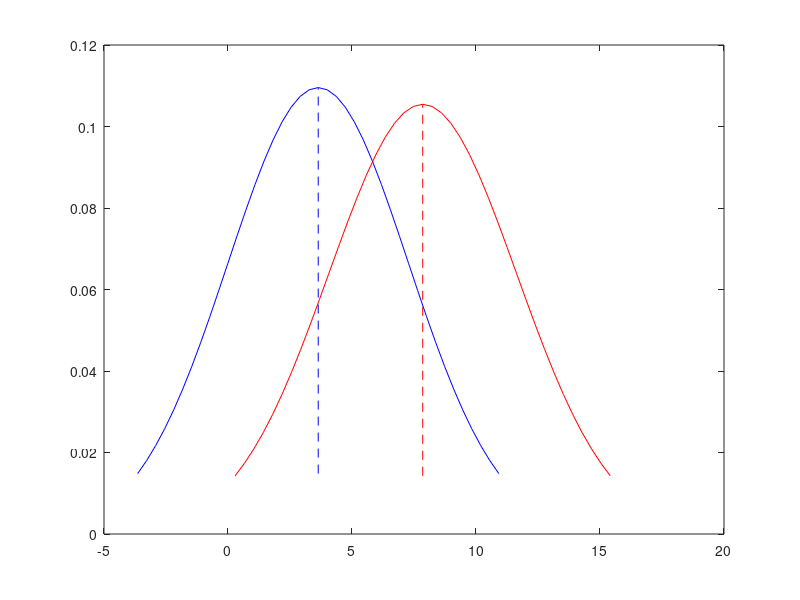

Source code (MATLAB):
load gaussian.txt

scatter(gaussian(:,1),gaussian(:,2))

means = sum(gaussian)/length(gaussian)

hold on;

%plot([means(1) means(1)], [min(gaussian(:,2)) max(gaussian(:,2))]);
%plot([min(gaussian(:,1)) max(gaussian(:,1))], [means(2) means(2)]);

hold off;

pause;

diff = gaussian - means;

covars = cov(gaussian(:,1), gaussian(:,2))

c1 = covars(1,1); c2 = covars(2,2);
m1 = means(1);    m2 = means(2);
divs = 13;
s = 2;
x1 = [m1-c1*s:(m1+c1*s - (m1-c1*s))/2 /20:m1+c1*s];%[min(gaussian(:,2)):.3:max(gaussian(:,2))];
x2 = [m2-c2*s:(m2+c2*s - (m2-c2*s))/2 /20:m2+c2*s];%[min(gaussian(:,1)):.3:max(gaussian(:,1))];

[X1, X2] = meshgrid(x1,x2);

F = mvnpdf([X1(:) X2(:)], means, covars);
F = reshape(F, length(x1), length(x2));


surf(X1, X2, F);

hold on;

axis([min(x1) max(x1) min(x2) max(x2) min(F(:)) max(F(:))]);

pause;

hold off;

d1 = normpdf(x1, m1, c1);
d2 = normpdf(x2, m2, c2);

plot(x1, d1, 'b');
hold on;
plot(x2, d2, 'r');

plot([m1 m1], [min(d1) max(d1)], '--b');
plot([m2 m2], [min(d2) max(d2)], '--r');

pause; 

close all;